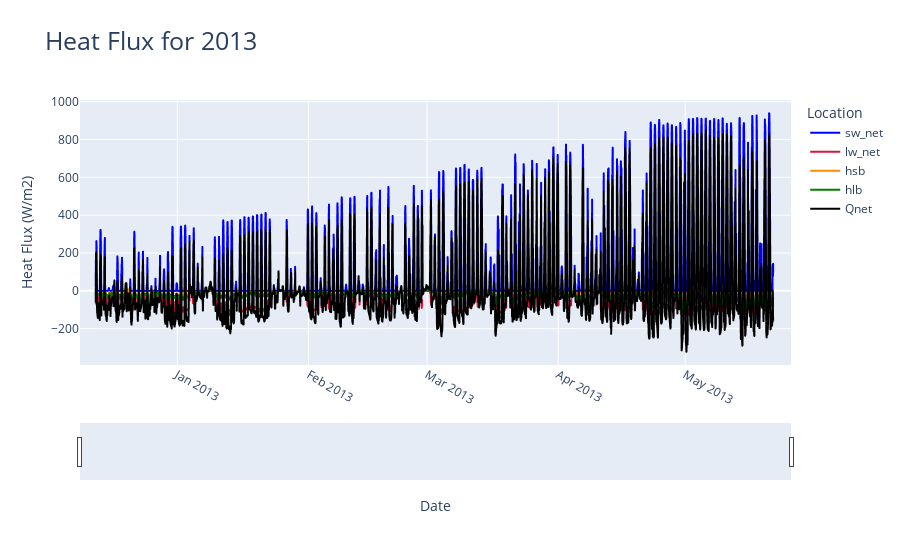

The code cell stored with this chart in its notebook:
### Code cell
import pandas as pd
import scipy.io as sio
from scipy import signal, stats
import numpy as np
import datetime
import plotly.express as px
from plotly.subplots import make_subplots
import plotly.graph_objects as go
import re
import coare36vn_zrf_et
import os

riverDF = pd.read_csv('river_temperature12_13.csv', parse_dates = ['DN'])
riverDF['hourDN'] = riverDF['DN'].dt.floor('h')

hourlyMeanRiverDF = riverDF.groupby('hourDN').agg(hourlyTemp=('EstimatedTemp', "mean")).reset_index()
hourlyMeanRiverDF['hourSalinity'] = 0

heatFluxModelDF = pd.read_csv('river12_13_flux.csv', parse_dates = ['Tm (UTC)'])
heatFluxModelDF = pd.merge(left = hourlyMeanRiverDF, right = heatFluxModelDF, how = 'inner',  left_on = 'hourDN', right_on = 'Tm (UTC)')
heatFluxModelDF = heatFluxModelDF.drop('Tm (UTC)', axis = 1)
jdDateBase = pd.Timestamp('1858-11-17').to_julian_date()
heatFluxModelDF['jdTimeStamp'] = heatFluxModelDF['hourDN'].apply(lambda x: x.to_julian_date()- jdDateBase)
heatFluxModelDF = heatFluxModelDF.sort_values(['hourDN'], ascending = [True])
pd.set_option('display.float_format', '{:.20f}'.format)

A=coare36vn_zrf_et.coare36vn_zrf_et(heatFluxModelDF["U (m s-1)"].to_numpy(), 10, heatFluxModelDF["Tair (degC)"].to_numpy(),2, heatFluxModelDF["RH (%)"].to_numpy(),2, heatFluxModelDF["P (mb)"].to_numpy(), heatFluxModelDF["hourlyTemp"].to_numpy(), heatFluxModelDF["SW_dn (W m-2)"].to_numpy(), heatFluxModelDF["LW_dn (W m-2)"].to_numpy(), heatFluxModelDF["Lat"].to_numpy(), heatFluxModelDF["Lon"].to_numpy(),heatFluxModelDF["jdTimeStamp"].to_numpy(),600,0, heatFluxModelDF["hourSalinity"].to_numpy(),None,None,10,10,10)

fnameA = os.path.join("C:\\Users\\nvleb\\OneDrive - Oregon State University\\Desktop\\Python\\AlseaEstuaryData\\Alsea-Estuary-Data",'test_13_output_river_heatflux.csv')
# A=coare36vn_zrf_et(u, zu , t, zt, rh, zq, P, ts, sw_dn, lw_dn, lat, lon,jd, zi,rain, Ss, None , None, zrf_u, zrf_t, zrf_q)
# fnameA = os.path.join(path,'test_36_output_py_082022_withnowavesinput.txt')
A_hdr = 'usr\ttau\thsb\thlb\thbb\thsbb\thlwebb\ttsr\tqsr\tzo\tzot\tzoq\tCd\t'
A_hdr += 'Ch\tCe\tL\tzeta\tdT_skinx\tdq_skinx\tdz_skin\tUrf\tTrf\tQrf\t'
A_hdr += 'RHrf\tUrfN\tTrfN\tQrfN\tlw_net\tsw_net\tLe\trhoa\tUN\tU10\tU10N\t'
A_hdr += 'Cdn_10\tChn_10\tCen_10\thrain\tQs\tEvap\tT10\tT10N\tQ10\tQ10N\tRH10\t'
A_hdr += 'P10\trhoa10\tgust\twc_frac\tEdis'
csvHdr = A_hdr.replace("\t", ",")
np.savetxt(fnameA,A,fmt='%.18e',delimiter=',',header=csvHdr)

processedDataDF = pd.read_csv('test_13_output_river_heatflux.csv')
processedDataDF['Tm (UTC)'] = heatFluxModelDF['hourDN']

processedDataDF["Qnet"] = processedDataDF["sw_net"] + processedDataDF["lw_net"] - processedDataDF["hsb"] - processedDataDF["hlb"]

tempFigLabels = ["sw_net", "lw_net", "hsb", "hlb", "Qnet"]
tempfig = px.line(x = processedDataDF['Tm (UTC)'], y = [processedDataDF["sw_net"], processedDataDF["lw_net"], -1*processedDataDF["hsb"], -1*processedDataDF["hlb"], processedDataDF["Qnet"]], color_discrete_sequence= ["blue", "crimson", "darkorange","green","black"], title = "Heat Flux")
for idx in range(len(tempFigLabels)):
    tempfig.data[idx].name = tempFigLabels[idx]
    tempfig.data[idx].hovertemplate = 'variable=' + tempFigLabels[idx] + '<br>x=%{x}<br>value=%{y}<extra></extra>'
    tempfig.data[idx].legendgroup = tempFigLabels[idx]

tempfig.update_layout(title=dict(text= "Heat Flux for 2013", font=dict(size=25)))
tempfig.update_xaxes(tickangle=30)
tempfig.update_xaxes(rangeslider_visible=True)
tempfig.update_xaxes(range = [pd.Timestamp('2012-12-09'),pd.Timestamp('2013-05-26')])

tempfig.update_layout(xaxis_title="Date", yaxis_title="Heat Flux (W/m2)", legend_title="Location")
tempfig.show()

### Figure 1 — Plotly figure (JSON) as saved in the notebook; plotly's stock layout.template omitted (floating-point values rounded to 4 significant figures; data arrays with more than 128 entries replaced by an {"elided": "..."} marker saying what was removed)
{"data": [{"hovertemplate": "variable=sw_net<br>x=%{x}<br>value=%{y}<extra></extra>", "legendgroup": "sw_net", "line": {"color": "blue", "dash": "solid"}, "marker": {"symbol": "circle"}, "mode": "lines", "name": "sw_net", "showlegend": true, "type": "scattergl", "x": {"elided": "3843 str values"}, "xaxis": "x", "y": {"elided": "3843 float values"}, "yaxis": "y"}, {"hovertemplate": "variable=lw_net<br>x=%{x}<br>value=%{y}<extra></extra>", "legendgroup": "lw_net", "line": {"color": "crimson", "dash": "solid"}, "marker": {"symbol": "circle"}, "mode": "lines", "name": "lw_net", "showlegend": true, "type": "scattergl", "x": {"elided": "3843 str values"}, "xaxis": "x", "y": {"elided": "3843 float values"}, "yaxis": "y"}, {"hovertemplate": "variable=hsb<br>x=%{x}<br>value=%{y}<extra></extra>", "legendgroup": "hsb", "line": {"color": "darkorange", "dash": "solid"}, "marker": {"symbol": "circle"}, "mode": "lines", "name": "hsb", "showlegend": true, "type": "scattergl", "x": {"elided": "3843 str values"}, "xaxis": "x", "y": {"elided": "3843 float values"}, "yaxis": "y"}, {"hovertemplate": "variable=hlb<br>x=%{x}<br>value=%{y}<extra></extra>", "legendgroup": "hlb", "line": {"color": "green", "dash": "solid"}, "marker": {"symbol": "circle"}, "mode": "lines", "name": "hlb", "showlegend": true, "type": "scattergl", "x": {"elided": "3843 str values"}, "xaxis": "x", "y": {"elided": "3843 float values"}, "yaxis": "y"}, {"hovertemplate": "variable=Qnet<br>x=%{x}<br>value=%{y}<extra></extra>", "legendgroup": "Qnet", "line": {"color": "black", "dash": "solid"}, "marker": {"symbol": "circle"}, "mode": "lines", "name": "Qnet", "showlegend": true, "type": "scattergl", "x": {"elided": "3843 str values"}, "xaxis": "x", "y": {"elided": "3843 float values"}, "yaxis": "y"}], "layout": {"legend": {"title": {"text": "Location"}, "tracegroupgap": 0}, "title": {"font": {"size": 25}, "text": "Heat Flux for 2013"}, "xaxis": {"anchor": "y", "domain": [0, 1], "range": ["2012-12-09T00:00:00", "2013-05-26T00:00:00"], "rangeslider": {"visible": true}, "tickangle": 30, "title": {"text": "Date"}}, "yaxis": {"anchor": "x", "domain": [0, 1], "title": {"text": "Heat Flux (W/m2)"}}}}
